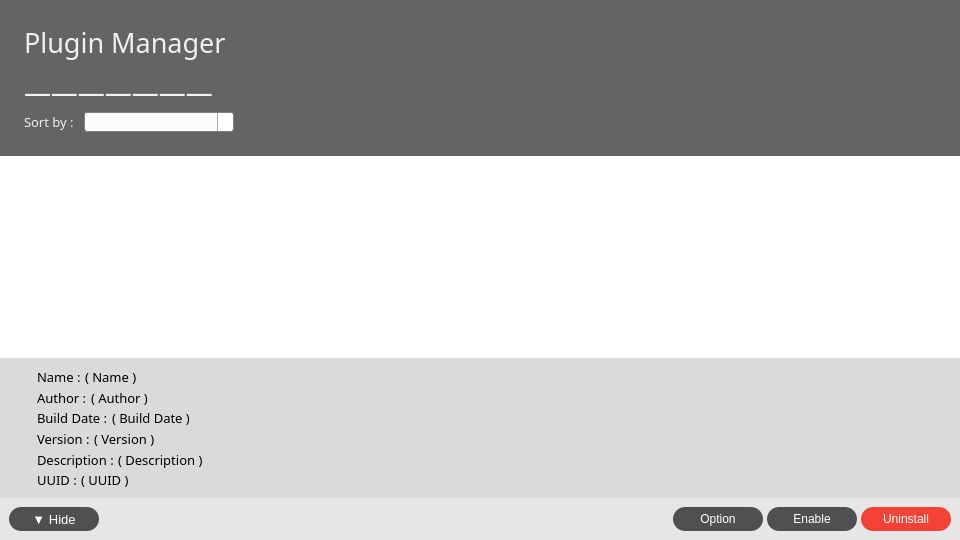
<?xml version="1.0" encoding="UTF-8"?>
<ui version="4.0">
 <class>PluginManagerDialog</class>
 <widget class="QDialog" name="PluginManagerDialog">
  <property name="geometry">
   <rect>
    <x>0</x>
    <y>0</y>
    <width>960</width>
    <height>540</height>
   </rect>
  </property>
  <property name="minimumSize">
   <size>
    <width>720</width>
    <height>405</height>
   </size>
  </property>
  <property name="windowTitle">
   <string>Plugin Manager</string>
  </property>
  <property name="styleSheet">
   <string notr="true">QCheckBox::indicator:checked,QGroupBox::indicator:checked{    
	image: url(:/ButtonImage/src/checkbox_hookicon_normal_16px.png);
    border: 0px;
}

QCheckBox::indicator:checked:disabled,QGroupBox::indicator:checked:disabled{
    image: url(:/ButtonImage/src/checkbox_hookicon_disabled_16px.png);
    border: 0px;
}

QCheckBox::indicator,QGroupBox::indicator{
    image: url(:/ButtonImage/src/checkbox_hookicon_unchecked_16px.png);
    border: 0px;
}

QCheckBox::indicator,QGroupBox::indicator{
    image: url(:/ButtonImage/src/checkbox_hookicon_unchecked_16px.png);
    border: 0px;
}

QComboBox {
    border: 1px solid gray;
    border-radius: 3px;
    padding: 1px 2px 1px 2px;
	background-color: rgb(255, 255, 255);
    width: 60px;
	font: 9pt &quot;方正黑体简体&quot;;
    text-align: center;
}

QComboBox::drop-down {
    subcontrol-origin: padding;
    subcontrol-position: top right;
 	background-color: rgb(255, 255, 255);
    border-left-width: 1px;
    border-left-color: darkgray;
    border-left-style: solid; /* just a single line */
    border-top-right-radius: 3px; /* same radius as the QComboBox */
    border-bottom-right-radius: 3px;
}

QComboBox::down-arrow:hover {
    background-color: rgb(227, 227, 227);
    /*border: 1px solid rgb(227, 227, 227);*/
}
 
QComboBox::down-arrow {    
    image: url(:/ButtonImage/src/downarrow_16px.png);
}</string>
  </property>
  <layout class="QVBoxLayout" name="verticalLayout_5">
   <property name="spacing">
    <number>0</number>
   </property>
   <property name="leftMargin">
    <number>0</number>
   </property>
   <property name="topMargin">
    <number>0</number>
   </property>
   <property name="rightMargin">
    <number>0</number>
   </property>
   <property name="bottomMargin">
    <number>0</number>
   </property>
   <item>
    <widget class="QWidget" name="widget" native="true">
     <property name="styleSheet">
      <string notr="true">background-color: rgb(100, 100, 100);</string>
     </property>
     <layout class="QVBoxLayout" name="verticalLayout_4">
      <property name="spacing">
       <number>2</number>
      </property>
      <property name="leftMargin">
       <number>24</number>
      </property>
      <property name="topMargin">
       <number>24</number>
      </property>
      <property name="rightMargin">
       <number>24</number>
      </property>
      <property name="bottomMargin">
       <number>24</number>
      </property>
      <item>
       <widget class="QLabel" name="label">
        <property name="font">
         <font>
          <family>方正黑体简体</family>
          <pointsize>20</pointsize>
         </font>
        </property>
        <property name="styleSheet">
         <string notr="true">color: rgb(240, 240, 240);</string>
        </property>
        <property name="text">
         <string>&lt;html&gt;&lt;head/&gt;&lt;body&gt;&lt;p&gt;Plugin Manager&lt;/p&gt;&lt;p&gt;———————&lt;/p&gt;&lt;/body&gt;&lt;/html&gt;</string>
        </property>
       </widget>
      </item>
      <item>
       <layout class="QHBoxLayout" name="horizontalLayout_7">
        <property name="spacing">
         <number>10</number>
        </property>
        <item>
         <widget class="QLabel" name="label_12">
          <property name="sizePolicy">
           <sizepolicy hsizetype="Fixed" vsizetype="Preferred">
            <horstretch>0</horstretch>
            <verstretch>0</verstretch>
           </sizepolicy>
          </property>
          <property name="font">
           <font>
            <family>方正黑体简体</family>
            <pointsize>10</pointsize>
           </font>
          </property>
          <property name="styleSheet">
           <string notr="true">color: rgb(240, 240, 240);</string>
          </property>
          <property name="text">
           <string>Sort by :</string>
          </property>
         </widget>
        </item>
        <item>
         <widget class="QComboBox" name="comboBox">
          <property name="minimumSize">
           <size>
            <width>150</width>
            <height>0</height>
           </size>
          </property>
          <property name="styleSheet">
           <string notr="true">background-color: rgb(252, 252, 252);</string>
          </property>
         </widget>
        </item>
        <item>
         <spacer name="horizontalSpacer_6">
          <property name="orientation">
           <enum>Qt::Horizontal</enum>
          </property>
          <property name="sizeHint" stdset="0">
           <size>
            <width>40</width>
            <height>20</height>
           </size>
          </property>
         </spacer>
        </item>
       </layout>
      </item>
     </layout>
    </widget>
   </item>
   <item>
    <widget class="QTableView" name="pluginListWidget">
     <property name="styleSheet">
      <string notr="true">QTableView::item{
	color: rgb(64, 64, 64);
	background-color: rgb(220, 220, 220);
	alternate-background-color: rgb(200, 200, 200);
	gridline-color: rgb(120, 120, 120);
}

QHeaderView::section{
	background-color: rgb(90, 90, 90);
	color: rgb(245, 245, 245);
    border: 0px;
    min-height: 30px;
}

QTableView::item:selected{
    background-color: #e3f2fd;
}</string>
     </property>
     <property name="frameShape">
      <enum>QFrame::NoFrame</enum>
     </property>
     <property name="editTriggers">
      <set>QAbstractItemView::NoEditTriggers</set>
     </property>
     <property name="selectionBehavior">
      <enum>QAbstractItemView::SelectRows</enum>
     </property>
     <attribute name="horizontalHeaderHighlightSections">
      <bool>false</bool>
     </attribute>
     <attribute name="horizontalHeaderMinimumSectionSize">
      <number>128</number>
     </attribute>
     <attribute name="horizontalHeaderStretchLastSection">
      <bool>true</bool>
     </attribute>
     <attribute name="verticalHeaderVisible">
      <bool>false</bool>
     </attribute>
     <attribute name="verticalHeaderHighlightSections">
      <bool>false</bool>
     </attribute>
    </widget>
   </item>
   <item>
    <widget class="QWidget" name="widget_4" native="true">
     <property name="styleSheet">
      <string notr="true">QWidget{
    background-color: rgb(230, 230, 230);
}

QPushButton{
    background: rgb(80, 80, 80);
    color: rgb(255, 255, 255);
    border-radius: 12px;
    padding: 3px 14px 3px 14px;
    height: 24px;
	font: 10pt &quot;方正黑体简体&quot;;
}

QPushButton:hover{
    background: rgb(100, 100, 100);
}

QPushButton:disabled{
    background: rgb(170, 170, 170);
}

QPushButton#pushButton_PluginSettingPanel_Uninstall{
    background: #f44336;
    color: rgb(255, 255, 255);
    border-radius: 12px;
    padding: 3px 14px 3px 14px;
    height: 24px;
	font: 10pt &quot;方正黑体简体&quot;;
}

QPushButton#pushButton_PluginSettingPanel_Uninstall:hover{
    background: #ef5350;
}

QPushButton#pushButton_PluginSettingPanel_Uninstall:disabled{
    background: #e57373;
}</string>
     </property>
     <layout class="QVBoxLayout" name="verticalLayout_3">
      <property name="spacing">
       <number>0</number>
      </property>
      <property name="leftMargin">
       <number>0</number>
      </property>
      <property name="topMargin">
       <number>0</number>
      </property>
      <property name="rightMargin">
       <number>0</number>
      </property>
      <property name="bottomMargin">
       <number>0</number>
      </property>
      <item>
       <widget class="QWidget" name="pluginInfoPanel" native="true">
        <property name="sizePolicy">
         <sizepolicy hsizetype="Preferred" vsizetype="Fixed">
          <horstretch>0</horstretch>
          <verstretch>0</verstretch>
         </sizepolicy>
        </property>
        <property name="minimumSize">
         <size>
          <width>0</width>
          <height>140</height>
         </size>
        </property>
        <property name="maximumSize">
         <size>
          <width>16777215</width>
          <height>140</height>
         </size>
        </property>
        <property name="styleSheet">
         <string notr="true">QWidget{
    background-color: rgb(218, 218, 218);
}</string>
        </property>
        <layout class="QHBoxLayout" name="horizontalLayout_4">
         <property name="spacing">
          <number>20</number>
         </property>
         <property name="leftMargin">
          <number>10</number>
         </property>
         <property name="topMargin">
          <number>10</number>
         </property>
         <property name="rightMargin">
          <number>10</number>
         </property>
         <property name="bottomMargin">
          <number>10</number>
         </property>
         <item>
          <widget class="QLabel" name="label_3">
           <property name="text">
            <string/>
           </property>
           <property name="pixmap">
            <pixmap resource="../Resources.qrc">:/Others/src/Plugin.png</pixmap>
           </property>
          </widget>
         </item>
         <item>
          <layout class="QVBoxLayout" name="verticalLayout">
           <property name="spacing">
            <number>4</number>
           </property>
           <item>
            <layout class="QHBoxLayout" name="horizontalLayout_10">
             <item>
              <widget class="QLabel" name="label_9">
               <property name="font">
                <font>
                 <family>方正黑体简体</family>
                 <pointsize>10</pointsize>
                </font>
               </property>
               <property name="text">
                <string>Name :</string>
               </property>
              </widget>
             </item>
             <item>
              <widget class="QLabel" name="label_PluginSettingPanel_Name">
               <property name="font">
                <font>
                 <family>方正黑体简体</family>
                 <pointsize>10</pointsize>
                </font>
               </property>
               <property name="text">
                <string notr="true">( Name )</string>
               </property>
              </widget>
             </item>
             <item>
              <spacer name="horizontalSpacer_9">
               <property name="orientation">
                <enum>Qt::Horizontal</enum>
               </property>
               <property name="sizeHint" stdset="0">
                <size>
                 <width>40</width>
                 <height>20</height>
                </size>
               </property>
              </spacer>
             </item>
            </layout>
           </item>
           <item>
            <layout class="QHBoxLayout" name="horizontalLayout">
             <item>
              <widget class="QLabel" name="label_4">
               <property name="font">
                <font>
                 <family>方正黑体简体</family>
                 <pointsize>10</pointsize>
                </font>
               </property>
               <property name="text">
                <string>Author :</string>
               </property>
              </widget>
             </item>
             <item>
              <widget class="QLabel" name="label_PluginSettingPanel_Author">
               <property name="font">
                <font>
                 <family>方正黑体简体</family>
                 <pointsize>10</pointsize>
                </font>
               </property>
               <property name="text">
                <string notr="true">( Author )</string>
               </property>
              </widget>
             </item>
             <item>
              <spacer name="horizontalSpacer">
               <property name="orientation">
                <enum>Qt::Horizontal</enum>
               </property>
               <property name="sizeHint" stdset="0">
                <size>
                 <width>40</width>
                 <height>20</height>
                </size>
               </property>
              </spacer>
             </item>
            </layout>
           </item>
           <item>
            <layout class="QHBoxLayout" name="horizontalLayout_3">
             <item>
              <widget class="QLabel" name="label_8">
               <property name="font">
                <font>
                 <family>方正黑体简体</family>
                 <pointsize>10</pointsize>
                </font>
               </property>
               <property name="text">
                <string>Build Date :</string>
               </property>
              </widget>
             </item>
             <item>
              <widget class="QLabel" name="label_PluginSettingPanel_BuildDate">
               <property name="font">
                <font>
                 <family>方正黑体简体</family>
                 <pointsize>10</pointsize>
                </font>
               </property>
               <property name="text">
                <string notr="true">( Build Date )</string>
               </property>
              </widget>
             </item>
             <item>
              <spacer name="horizontalSpacer_3">
               <property name="orientation">
                <enum>Qt::Horizontal</enum>
               </property>
               <property name="sizeHint" stdset="0">
                <size>
                 <width>40</width>
                 <height>20</height>
                </size>
               </property>
              </spacer>
             </item>
            </layout>
           </item>
           <item>
            <layout class="QHBoxLayout" name="horizontalLayout_9">
             <item>
              <widget class="QLabel" name="label_15">
               <property name="font">
                <font>
                 <family>方正黑体简体</family>
                 <pointsize>10</pointsize>
                </font>
               </property>
               <property name="text">
                <string>Version :</string>
               </property>
              </widget>
             </item>
             <item>
              <widget class="QLabel" name="label_PluginSettingPanel_Version">
               <property name="font">
                <font>
                 <family>方正黑体简体</family>
                 <pointsize>10</pointsize>
                </font>
               </property>
               <property name="text">
                <string notr="true">( Version )</string>
               </property>
              </widget>
             </item>
             <item>
              <spacer name="horizontalSpacer_8">
               <property name="orientation">
                <enum>Qt::Horizontal</enum>
               </property>
               <property name="sizeHint" stdset="0">
                <size>
                 <width>40</width>
                 <height>20</height>
                </size>
               </property>
              </spacer>
             </item>
            </layout>
           </item>
           <item>
            <layout class="QHBoxLayout" name="horizontalLayout_5">
             <item>
              <widget class="QLabel" name="label_10">
               <property name="font">
                <font>
                 <family>方正黑体简体</family>
                 <pointsize>10</pointsize>
                </font>
               </property>
               <property name="text">
                <string>Description :</string>
               </property>
              </widget>
             </item>
             <item>
              <widget class="QLabel" name="label_PluginSettingPanel_Description">
               <property name="font">
                <font>
                 <family>方正黑体简体</family>
                 <pointsize>10</pointsize>
                </font>
               </property>
               <property name="text">
                <string notr="true">( Description )</string>
               </property>
              </widget>
             </item>
             <item>
              <spacer name="horizontalSpacer_5">
               <property name="orientation">
                <enum>Qt::Horizontal</enum>
               </property>
               <property name="sizeHint" stdset="0">
                <size>
                 <width>40</width>
                 <height>20</height>
                </size>
               </property>
              </spacer>
             </item>
            </layout>
           </item>
           <item>
            <layout class="QHBoxLayout" name="horizontalLayout_2">
             <item>
              <widget class="QLabel" name="label_6">
               <property name="font">
                <font>
                 <family>方正黑体简体</family>
                 <pointsize>10</pointsize>
                </font>
               </property>
               <property name="text">
                <string>UUID :</string>
               </property>
              </widget>
             </item>
             <item>
              <widget class="QLabel" name="label_PluginSettingPanel_UUID">
               <property name="font">
                <font>
                 <family>方正黑体简体</family>
                 <pointsize>10</pointsize>
                </font>
               </property>
               <property name="text">
                <string notr="true">( UUID )</string>
               </property>
              </widget>
             </item>
             <item>
              <spacer name="horizontalSpacer_2">
               <property name="orientation">
                <enum>Qt::Horizontal</enum>
               </property>
               <property name="sizeHint" stdset="0">
                <size>
                 <width>40</width>
                 <height>20</height>
                </size>
               </property>
              </spacer>
             </item>
            </layout>
           </item>
          </layout>
         </item>
        </layout>
       </widget>
      </item>
      <item>
       <widget class="QWidget" name="widget_3" native="true">
        <layout class="QVBoxLayout" name="verticalLayout_2">
         <property name="spacing">
          <number>0</number>
         </property>
         <item>
          <layout class="QHBoxLayout" name="horizontalLayout_6">
           <property name="spacing">
            <number>4</number>
           </property>
           <item>
            <widget class="QPushButton" name="pushButton_PluginSettingPanel_HideOrShow">
             <property name="minimumSize">
              <size>
               <width>90</width>
               <height>24</height>
              </size>
             </property>
             <property name="maximumSize">
              <size>
               <width>16777215</width>
               <height>24</height>
              </size>
             </property>
             <property name="font">
              <font>
               <family>Segoe UI</family>
               <pointsize>10</pointsize>
               <weight>7</weight>
               <italic>false</italic>
               <bold>false</bold>
              </font>
             </property>
             <property name="styleSheet">
              <string notr="true">font: 63 10pt &quot;Segoe UI&quot;;</string>
             </property>
             <property name="text">
              <string>▼ Hide</string>
             </property>
             <property name="checkable">
              <bool>true</bool>
             </property>
            </widget>
           </item>
           <item>
            <spacer name="horizontalSpacer_4">
             <property name="orientation">
              <enum>Qt::Horizontal</enum>
             </property>
             <property name="sizeHint" stdset="0">
              <size>
               <width>40</width>
               <height>20</height>
              </size>
             </property>
            </spacer>
           </item>
           <item>
            <widget class="QPushButton" name="pushButton_PluginSettingPanel_Option">
             <property name="minimumSize">
              <size>
               <width>90</width>
               <height>24</height>
              </size>
             </property>
             <property name="maximumSize">
              <size>
               <width>16777215</width>
               <height>24</height>
              </size>
             </property>
             <property name="text">
              <string>Option</string>
             </property>
            </widget>
           </item>
           <item>
            <widget class="QPushButton" name="pushButton_PluginSettingPanel_Enable">
             <property name="minimumSize">
              <size>
               <width>90</width>
               <height>24</height>
              </size>
             </property>
             <property name="maximumSize">
              <size>
               <width>16777215</width>
               <height>24</height>
              </size>
             </property>
             <property name="text">
              <string>Enable</string>
             </property>
            </widget>
           </item>
           <item>
            <widget class="QPushButton" name="pushButton_PluginSettingPanel_Uninstall">
             <property name="minimumSize">
              <size>
               <width>90</width>
               <height>24</height>
              </size>
             </property>
             <property name="maximumSize">
              <size>
               <width>16777215</width>
               <height>24</height>
              </size>
             </property>
             <property name="text">
              <string>Uninstall</string>
             </property>
            </widget>
           </item>
          </layout>
         </item>
        </layout>
       </widget>
      </item>
     </layout>
    </widget>
   </item>
  </layout>
 </widget>
 <resources>
  <include location="../Resources.qrc"/>
 </resources>
 <connections/>
</ui>
